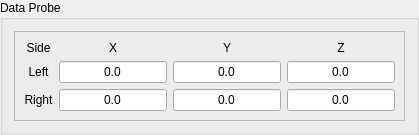
       <widget class="QGroupBox" name="dataProbeBox">
        <property name="title">
         <string>Data Probe</string>
        </property>
        <layout class="QGridLayout" name="dataProbeGrid">
         <item row="0" column="0">
          <widget class="QFrame" name="dataProbeFrame">
           <property name="frameShape">
            <enum>QFrame::StyledPanel</enum>
           </property>
           <property name="frameShadow">
            <enum>QFrame::Raised</enum>
           </property>
           <layout class="QGridLayout" name="dataProbeInnerGrid">

            <item row="0" column="0">
             <widget class="QLabel" name="label_probe_side">
              <property name="text">
               <string>Side</string>
              </property>
              <property name="alignment">
               <set>Qt::AlignCenter</set>
              </property>
             </widget>
            </item>
            <item row="0" column="1">
             <widget class="QLabel" name="label_probe_x">
              <property name="text">
               <string>X</string>
              </property>
              <property name="alignment">
               <set>Qt::AlignCenter</set>
              </property>
             </widget>
            </item>
            <item row="0" column="2">
             <widget class="QLabel" name="label_probe_y">
              <property name="text">
               <string>Y</string>
              </property>
              <property name="alignment">
               <set>Qt::AlignCenter</set>
              </property>
             </widget>
            </item>
            <item row="0" column="3">
             <widget class="QLabel" name="label_probe_z">
              <property name="text">
               <string>Z</string>
              </property>
              <property name="alignment">
               <set>Qt::AlignCenter</set>
              </property>
             </widget>
            </item>

            <item row="1" column="0">
             <widget class="QLabel" name="label_probe_left">
              <property name="text">
               <string>Left</string>
              </property>
              <property name="alignment">
               <set>Qt::AlignCenter</set>
              </property>
             </widget>
            </item>
            <item row="1" column="1">
             <widget class="QLineEdit" name="leftProbeX">
              <property name="text">
               <string>0.0</string>
              </property>
              <property name="alignment">
               <set>Qt::AlignCenter</set>
              </property>
              <property name="readOnly">
               <bool>true</bool>
              </property>
             </widget>
            </item>
            <item row="1" column="2">
             <widget class="QLineEdit" name="leftProbeY">
              <property name="text">
               <string>0.0</string>
              </property>
              <property name="alignment">
               <set>Qt::AlignCenter</set>
              </property>
              <property name="readOnly">
               <bool>true</bool>
              </property>
             </widget>
            </item>
            <item row="1" column="3">
             <widget class="QLineEdit" name="leftProbeZ">
              <property name="text">
               <string>0.0</string>
              </property>
              <property name="alignment">
               <set>Qt::AlignCenter</set>
              </property>
              <property name="readOnly">
               <bool>true</bool>
              </property>
             </widget>
            </item>

            <item row="2" column="0">
             <widget class="QLabel" name="label_probe_right">
              <property name="text">
               <string>Right</string>
              </property>
              <property name="alignment">
               <set>Qt::AlignCenter</set>
              </property>
             </widget>
            </item>
            <item row="2" column="1">
             <widget class="QLineEdit" name="rightProbeX">
              <property name="text">
               <string>0.0</string>
              </property>
              <property name="alignment">
               <set>Qt::AlignCenter</set>
              </property>
              <property name="readOnly">
               <bool>true</bool>
              </property>
             </widget>
            </item>
            <item row="2" column="2">
             <widget class="QLineEdit" name="rightProbeY">
              <property name="text">
               <string>0.0</string>
              </property>
              <property name="alignment">
               <set>Qt::AlignCenter</set>
              </property>
              <property name="readOnly">
               <bool>true</bool>
              </property>
             </widget>
            </item>
            <item row="2" column="3">
             <widget class="QLineEdit" name="rightProbeZ">
              <property name="text">
               <string>0.0</string>
              </property>
              <property name="alignment">
               <set>Qt::AlignCenter</set>
              </property>
              <property name="readOnly">
               <bool>true</bool>
              </property>
             </widget>
            </item>

           </layout>
          </widget>
         </item>
        </layout>
       </widget>
